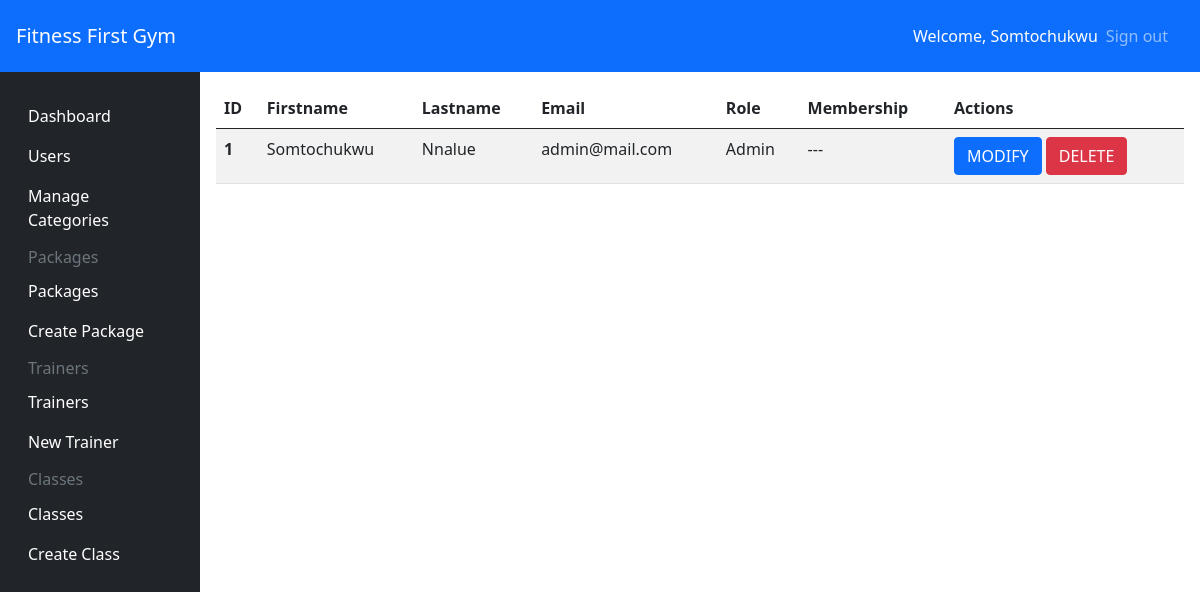
The app's page /users/all (signed in) with its own data.
### app/models/__init__.py (models this page shows, shortened)
class User(UserMixin, db.Model):
    id = db.Column(db.Integer, primary_key=True)
    firstname = db.Column(db.String(200), nullable=False)
    lastname = db.Column(db.String(200), nullable=True)
    email = db.Column(db.String(100), nullable=False, unique=True)
    password = db.Column(db.String(200), nullable=False)
    isAdmin = db.Column(db.Boolean(), default=False)
    membership_id = db.Column(db.Integer, db.ForeignKey('package.id'), nullable=True)
    membership = db.relationship('Package', backref=db.backref('packages', lazy='dynamic'))
    createdAt = db.Column(db.DateTime, default=datetime.utcnow)

### app/user_views.py (the view)
@app.route('/users/all')
@login_required
@authorize_request
def all_users():
   users = User.query.all()
   return render_template('pages/admin/users/preview.html', users=users)

### app/admin_views.py (called while the page is built)
def authorize_request(view_func):
   @wraps(view_func)
   def wrapped_view(*args, **kwargs):
      try:
         if current_user.isAdmin:
               return view_func(*args, **kwargs)
         else:
            flash('Unauthorized')
            return redirect('/')
      except Exception as error:
         return render_template('pages/error/500.html', error=error)
   return wrapped_view

### app/models/__init__.py (called while the page is built)
@login_manager.user_loader
def load_user(id):
    return User.query.get(id)

### app/templates/pages/admin/users/preview.html (shortened to what this page needs)
{% extends "components/admin_base.html" %}
{% block content %}
<table class="table table-striped table-hover">
    <thead>
        <tr>
            <th scope="col">ID</th>
            <th scope="col">Firstname</th>
            <th scope="col">Lastname</th>
            <th scope="col">Email</th>
            <th scope="col">Role</th>
            <th scope="col">Membership</th>
            <th scope="col">Actions</th>
        </tr>
    </thead>
    <tbody>
        {% if users %}
        {% for user in users %}
        <tr>
            <th scope="row">{{user.id}}</th>
            <td>{{user.firstname}}</td>
            <td>{{user.lastname}}</td>
            <td>{{user.email}}</td>
            <td>{{"Admin" if user.isAdmin else "User"}}</td>
            <td>{{"---" if user.isAdmin else "UNSUBSCRIBED" if not user.membership else user.membership.name }}</td>
            <td class="d-flex-col">
                <a href="/user/edit/{{user.id}}" class="btn btn-primary text-white">MODIFY</a>
                <a href="/user/delete/{{user.id}}" class="btn btn-danger text-white">DELETE</a>
            </td>
        </tr>
        {% endfor %}
        {% endif %}
    </tbody>
</table>
{% endblock content %}

### app/templates/components/admin_base.html (shortened to what this page needs)
<!DOCTYPE html>
<html lang="en">
<head>
    <link href="https://cdn.jsdelivr.net/npm/bootstrap@5.0.2/dist/css/bootstrap.min.css" rel="stylesheet"
>
</head>
<body class="relative">
    <main>
        <nav class="navbar navbar-dark sticky-top bg-primary flex-md-nowrap p-3">
            <a class="navbar-brand col-sm-3 col-md-2 mr-0" href="/">Fitness First Gym</a>
            <div class="navbar-nav px-3">
                <div class="nav-item text-nowrap d-flex align-items-center">
                    <span class="text-white mx-2">Welcome, {{current_user.firstname}}</span>
                    <a class="nav-link" href="/auth/logout">Sign out</a>
                </div>
            </div>
        </nav>
        <div>
            <div class="container-fluid">
                <div class="row">
                    {% include "components/admin_navbar.html" %}
                    <main role="main" class="relative col-md-9 ml-sm-auto col-lg-10 p-3">
                        {% block content %} {% endblock %}
                    </main>
                </div>
            </div>
        </div>
    </main>
</body>
</html>

### records on screen
User: firstname "Somtochukwu", id "1", lastname "Nnalue", email "admin@mail.com", isAdmin "Admin", isAdmin "---"
